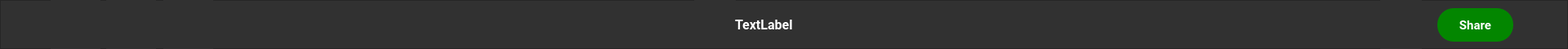
       <widget class="QFrame" name="headerFrame">
        <property name="geometry">
         <rect>
          <x>-10</x>
          <y>10</y>
          <width>1920</width>
          <height>60</height>
         </rect>
        </property>
        <property name="styleSheet">
         <string notr="true">background-color: rgb(49, 49, 49);
</string>
        </property>
        <property name="frameShape">
         <enum>QFrame::StyledPanel</enum>
        </property>
        <property name="frameShadow">
         <enum>QFrame::Raised</enum>
        </property>
        <widget class="QPushButton" name="btnAdd">
         <property name="geometry">
          <rect>
           <x>62</x>
           <y>0</y>
           <width>61</width>
           <height>61</height>
          </rect>
         </property>
         <property name="toolTip">
          <string>&lt;html&gt;&lt;head/&gt;&lt;body&gt;&lt;p style=&quot;color: #FFFFFF;&quot;&gt;Add Picture&lt;/p&gt;&lt;/body&gt;&lt;/html&gt;</string>
         </property>
         <property name="autoFillBackground">
          <bool>false</bool>
         </property>
         <property name="styleSheet">
          <string notr="true">border: 0px</string>
         </property>
         <property name="text">
          <string/>
         </property>
         <property name="icon">
          <iconset>
           <normaloff>icon/add.png</normaloff>icon/add.png</iconset>
         </property>
         <property name="iconSize">
          <size>
           <width>40</width>
           <height>40</height>
          </size>
         </property>
        </widget>
        <widget class="QPushButton" name="btnReset">
         <property name="geometry">
          <rect>
           <x>130</x>
           <y>0</y>
           <width>61</width>
           <height>61</height>
          </rect>
         </property>
         <property name="autoFillBackground">
          <bool>false</bool>
         </property>
         <property name="styleSheet">
          <string notr="true">border: 0px</string>
         </property>
         <property name="text">
          <string/>
         </property>
         <property name="icon">
          <iconset>
           <normaloff>icon/reset.png</normaloff>icon/reset.png</iconset>
         </property>
         <property name="iconSize">
          <size>
           <width>35</width>
           <height>35</height>
          </size>
         </property>
        </widget>
        <widget class="QPushButton" name="btnDone">
         <property name="geometry">
          <rect>
           <x>200</x>
           <y>0</y>
           <width>61</width>
           <height>61</height>
          </rect>
         </property>
         <property name="autoFillBackground">
          <bool>false</bool>
         </property>
         <property name="styleSheet">
          <string notr="true">border: 0px</string>
         </property>
         <property name="text">
          <string/>
         </property>
         <property name="icon">
          <iconset>
           <normaloff>icon/save.png</normaloff>icon/save.png</iconset>
         </property>
         <property name="iconSize">
          <size>
           <width>35</width>
           <height>35</height>
          </size>
         </property>
        </widget>
        <widget class="QPushButton" name="btnIconName">
         <property name="geometry">
          <rect>
           <x>850</x>
           <y>-3</y>
           <width>51</width>
           <height>61</height>
          </rect>
         </property>
         <property name="styleSheet">
          <string notr="true">border: 0px;
alignt: center;</string>
         </property>
         <property name="text">
          <string/>
         </property>
         <property name="icon">
          <iconset>
           <normaloff>icon/picName.png</normaloff>icon/picName.png</iconset>
         </property>
         <property name="iconSize">
          <size>
           <width>35</width>
           <height>35</height>
          </size>
         </property>
        </widget>
        <widget class="QLabel" name="lblImgName">
         <property name="geometry">
          <rect>
           <x>900</x>
           <y>15</y>
           <width>251</width>
           <height>31</height>
          </rect>
         </property>
         <property name="font">
          <font>
           <family>Roboto</family>
           <pointsize>12</pointsize>
           <weight>75</weight>
           <bold>true</bold>
           <underline>false</underline>
           <strikeout>false</strikeout>
           <stylestrategy>PreferAntialias</stylestrategy>
           <kerning>true</kerning>
          </font>
         </property>
         <property name="styleSheet">
          <string notr="true">color: #FFFFFF;</string>
         </property>
         <property name="text">
          <string>TextLabel</string>
         </property>
        </widget>
        <widget class="QPushButton" name="btnDownload">
         <property name="geometry">
          <rect>
           <x>1690</x>
           <y>0</y>
           <width>51</width>
           <height>61</height>
          </rect>
         </property>
         <property name="styleSheet">
          <string notr="true">border: 0px;
alignt: center;</string>
         </property>
         <property name="text">
          <string/>
         </property>
         <property name="icon">
          <iconset>
           <normaloff>icon/down.png</normaloff>icon/down.png</iconset>
         </property>
         <property name="iconSize">
          <size>
           <width>35</width>
           <height>35</height>
          </size>
         </property>
        </widget>
        <widget class="QPushButton" name="btnShare">
         <property name="geometry">
          <rect>
           <x>1760</x>
           <y>10</y>
           <width>93</width>
           <height>41</height>
          </rect>
         </property>
         <property name="font">
          <font>
           <family>Roboto</family>
           <pointsize>11</pointsize>
           <weight>75</weight>
           <bold>true</bold>
          </font>
         </property>
         <property name="styleSheet">
          <string notr="true">border-radius: 20px;
background-color: rgb(3, 134, 0);
color: #FFFFFF;</string>
         </property>
         <property name="text">
          <string>Share</string>
         </property>
        </widget>
       </widget>
